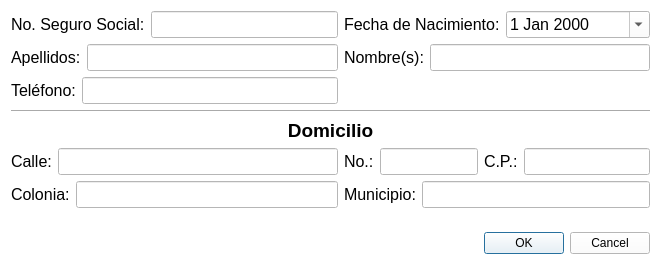
<?xml version="1.0" encoding="UTF-8"?>
<ui version="4.0">
 <class>PatientDialog</class>
 <widget class="QWidget" name="PatientDialog">
  <property name="geometry">
   <rect>
    <x>0</x>
    <y>0</y>
    <width>661</width>
    <height>265</height>
   </rect>
  </property>
  <property name="windowTitle">
   <string>Form</string>
  </property>
  <property name="windowIcon">
   <iconset resource="icons.qrc">
    <normaloff>:/icons/Icons/dr-simi-farmacias-similares-logo-svg-vector.svg</normaloff>:/icons/Icons/dr-simi-farmacias-similares-logo-svg-vector.svg</iconset>
  </property>
  <property name="styleSheet">
   <string notr="true">QWidget{
	background-color: #ffffff;
	color: #000000
}</string>
  </property>
  <layout class="QGridLayout" name="gridLayout">
   <item row="3" column="0" colspan="3">
    <widget class="Line" name="line">
     <property name="orientation">
      <enum>Qt::Horizontal</enum>
     </property>
    </widget>
   </item>
   <item row="6" column="0">
    <layout class="QHBoxLayout" name="horizontalLayout_11">
     <item>
      <widget class="QLabel" name="label_13">
       <property name="font">
        <font>
         <family>Arial</family>
         <pointsize>12</pointsize>
        </font>
       </property>
       <property name="text">
        <string>Colonia:</string>
       </property>
      </widget>
     </item>
     <item>
      <widget class="QLineEdit" name="colonyTextEdit">
       <property name="minimumSize">
        <size>
         <width>220</width>
         <height>0</height>
        </size>
       </property>
       <property name="font">
        <font>
         <family>Arial</family>
         <pointsize>12</pointsize>
        </font>
       </property>
      </widget>
     </item>
    </layout>
   </item>
   <item row="0" column="0">
    <layout class="QHBoxLayout" name="horizontalLayout_2">
     <item>
      <widget class="QLabel" name="label_2">
       <property name="font">
        <font>
         <family>Arial</family>
         <pointsize>12</pointsize>
        </font>
       </property>
       <property name="text">
        <string>No. Seguro Social:</string>
       </property>
      </widget>
     </item>
     <item>
      <widget class="QLineEdit" name="nssTextEdit">
       <property name="minimumSize">
        <size>
         <width>150</width>
         <height>0</height>
        </size>
       </property>
       <property name="font">
        <font>
         <family>Arial</family>
         <pointsize>12</pointsize>
        </font>
       </property>
      </widget>
     </item>
    </layout>
   </item>
   <item row="5" column="1">
    <layout class="QHBoxLayout" name="horizontalLayout_8">
     <item>
      <widget class="QLabel" name="label_9">
       <property name="font">
        <font>
         <family>Arial</family>
         <pointsize>12</pointsize>
        </font>
       </property>
       <property name="text">
        <string>No.:</string>
       </property>
      </widget>
     </item>
     <item>
      <widget class="QLineEdit" name="numberTextEdit">
       <property name="minimumSize">
        <size>
         <width>50</width>
         <height>0</height>
        </size>
       </property>
       <property name="font">
        <font>
         <family>Arial</family>
         <pointsize>12</pointsize>
        </font>
       </property>
      </widget>
     </item>
    </layout>
   </item>
   <item row="4" column="0" colspan="3">
    <widget class="QLabel" name="label_06">
     <property name="font">
      <font>
       <family>Arial</family>
       <pointsize>14</pointsize>
       <bold>true</bold>
      </font>
     </property>
     <property name="text">
      <string>Domicilio</string>
     </property>
     <property name="alignment">
      <set>Qt::AlignCenter</set>
     </property>
    </widget>
   </item>
   <item row="6" column="1" colspan="2">
    <layout class="QHBoxLayout" name="horizontalLayout_12">
     <item>
      <widget class="QLabel" name="label_14">
       <property name="font">
        <font>
         <family>Arial</family>
         <pointsize>12</pointsize>
        </font>
       </property>
       <property name="text">
        <string>Municipio:</string>
       </property>
      </widget>
     </item>
     <item>
      <widget class="QLineEdit" name="townTextEdit">
       <property name="minimumSize">
        <size>
         <width>150</width>
         <height>0</height>
        </size>
       </property>
       <property name="font">
        <font>
         <family>Arial</family>
         <pointsize>12</pointsize>
        </font>
       </property>
      </widget>
     </item>
    </layout>
   </item>
   <item row="5" column="2">
    <layout class="QHBoxLayout" name="horizontalLayout_9">
     <item>
      <widget class="QLabel" name="label_12">
       <property name="font">
        <font>
         <family>Arial</family>
         <pointsize>12</pointsize>
        </font>
       </property>
       <property name="text">
        <string>C.P.:</string>
       </property>
      </widget>
     </item>
     <item>
      <widget class="QLineEdit" name="postalCodeTextEdit">
       <property name="minimumSize">
        <size>
         <width>70</width>
         <height>0</height>
        </size>
       </property>
       <property name="font">
        <font>
         <family>Arial</family>
         <pointsize>12</pointsize>
        </font>
       </property>
      </widget>
     </item>
    </layout>
   </item>
   <item row="1" column="0">
    <layout class="QHBoxLayout" name="horizontalLayout_4">
     <item>
      <widget class="QLabel" name="label_4">
       <property name="font">
        <font>
         <family>Arial</family>
         <pointsize>12</pointsize>
        </font>
       </property>
       <property name="text">
        <string>Apellidos:</string>
       </property>
      </widget>
     </item>
     <item>
      <widget class="QLineEdit" name="lastNameTextEdit">
       <property name="minimumSize">
        <size>
         <width>220</width>
         <height>0</height>
        </size>
       </property>
       <property name="font">
        <font>
         <family>Arial</family>
         <pointsize>12</pointsize>
        </font>
       </property>
      </widget>
     </item>
    </layout>
   </item>
   <item row="5" column="0">
    <layout class="QHBoxLayout" name="horizontalLayout_7">
     <item>
      <widget class="QLabel" name="label_8">
       <property name="font">
        <font>
         <family>Arial</family>
         <pointsize>12</pointsize>
        </font>
       </property>
       <property name="text">
        <string>Calle:</string>
       </property>
      </widget>
     </item>
     <item>
      <widget class="QLineEdit" name="streetTextEdit">
       <property name="minimumSize">
        <size>
         <width>280</width>
         <height>0</height>
        </size>
       </property>
       <property name="font">
        <font>
         <family>Arial</family>
         <pointsize>12</pointsize>
        </font>
       </property>
      </widget>
     </item>
    </layout>
   </item>
   <item row="8" column="2">
    <widget class="QDialogButtonBox" name="buttonBox">
     <property name="font">
      <font>
       <family>Arial</family>
       <pointsize>12</pointsize>
      </font>
     </property>
     <property name="standardButtons">
      <set>QDialogButtonBox::Cancel|QDialogButtonBox::Ok</set>
     </property>
    </widget>
   </item>
   <item row="2" column="0">
    <layout class="QHBoxLayout" name="horizontalLayout_6">
     <item>
      <widget class="QLabel" name="label_6">
       <property name="font">
        <font>
         <family>Arial</family>
         <pointsize>12</pointsize>
        </font>
       </property>
       <property name="text">
        <string>Teléfono:</string>
       </property>
      </widget>
     </item>
     <item>
      <widget class="QLineEdit" name="phoneTextEdit">
       <property name="minimumSize">
        <size>
         <width>140</width>
         <height>0</height>
        </size>
       </property>
       <property name="font">
        <font>
         <family>Arial</family>
         <pointsize>12</pointsize>
        </font>
       </property>
      </widget>
     </item>
    </layout>
   </item>
   <item row="0" column="1" colspan="2">
    <layout class="QHBoxLayout" name="horizontalLayout_3">
     <item>
      <widget class="QLabel" name="label_3">
       <property name="font">
        <font>
         <family>Arial</family>
         <pointsize>12</pointsize>
        </font>
       </property>
       <property name="text">
        <string>Fecha de Nacimiento:</string>
       </property>
      </widget>
     </item>
     <item>
      <widget class="QDateEdit" name="birthDateEdit">
       <property name="font">
        <font>
         <family>Arial</family>
         <pointsize>12</pointsize>
        </font>
       </property>
       <property name="buttonSymbols">
        <enum>QAbstractSpinBox::NoButtons</enum>
       </property>
       <property name="calendarPopup">
        <bool>true</bool>
       </property>
      </widget>
     </item>
    </layout>
   </item>
   <item row="1" column="1" colspan="2">
    <layout class="QHBoxLayout" name="horizontalLayout_5">
     <item>
      <widget class="QLabel" name="label_5">
       <property name="font">
        <font>
         <family>Arial</family>
         <pointsize>12</pointsize>
        </font>
       </property>
       <property name="text">
        <string>Nombre(s):</string>
       </property>
      </widget>
     </item>
     <item>
      <widget class="QLineEdit" name="firstNameTextEdit">
       <property name="minimumSize">
        <size>
         <width>220</width>
         <height>0</height>
        </size>
       </property>
       <property name="font">
        <font>
         <family>Arial</family>
         <pointsize>12</pointsize>
        </font>
       </property>
      </widget>
     </item>
    </layout>
   </item>
   <item row="7" column="2">
    <spacer name="verticalSpacer">
     <property name="orientation">
      <enum>Qt::Vertical</enum>
     </property>
     <property name="sizeHint" stdset="0">
      <size>
       <width>20</width>
       <height>40</height>
      </size>
     </property>
    </spacer>
   </item>
  </layout>
 </widget>
 <tabstops>
  <tabstop>nssTextEdit</tabstop>
  <tabstop>birthDateEdit</tabstop>
  <tabstop>lastNameTextEdit</tabstop>
  <tabstop>firstNameTextEdit</tabstop>
  <tabstop>phoneTextEdit</tabstop>
  <tabstop>streetTextEdit</tabstop>
  <tabstop>numberTextEdit</tabstop>
  <tabstop>postalCodeTextEdit</tabstop>
  <tabstop>colonyTextEdit</tabstop>
  <tabstop>townTextEdit</tabstop>
 </tabstops>
 <resources>
  <include location="icons.qrc"/>
 </resources>
 <connections/>
</ui>
